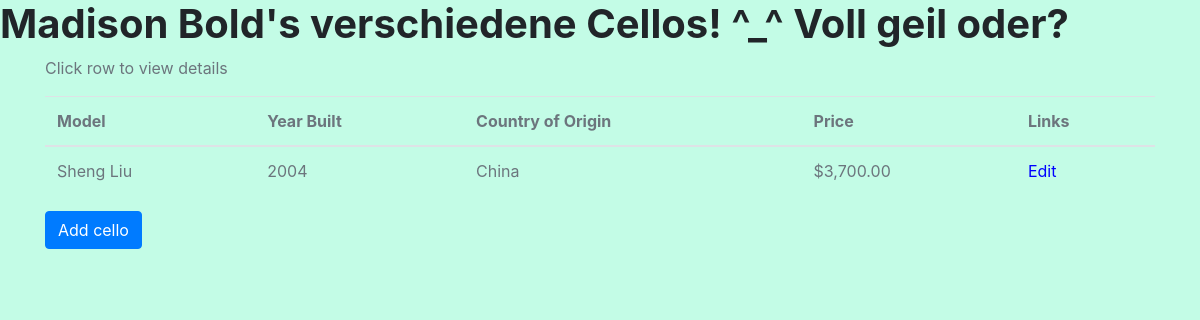
The app's page /item/2/, older data.
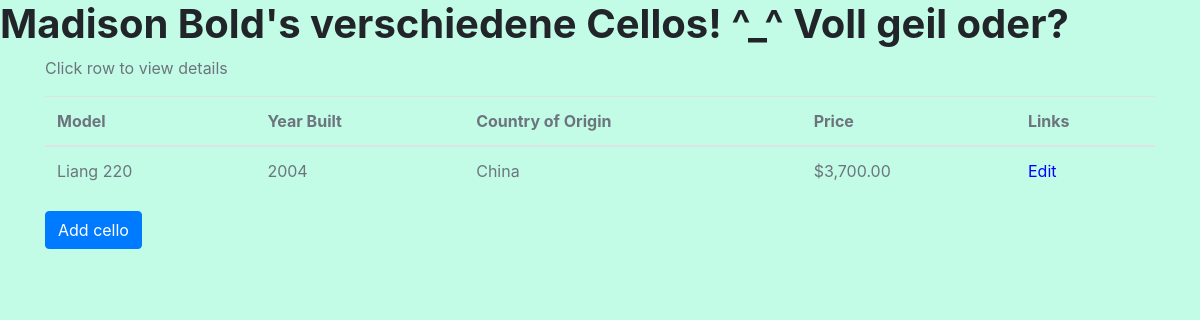
The same page, newer data.
### database_setup.py (models this page shows, shortened)
class Item(Base):
    __tablename__ = 'items'
    id = Column(Integer, primary_key=True)
    model = Column(String(80), nullable=False)
    description = Column(String(250))
    price = Column(String(10))
    year = Column(String(10))
    country = Column(String(80))
    classification = Column(String(80))
    user = relationship(User)
    user_id = Column(Integer, ForeignKey('users.id'))
    time_created = Column(DateTime(timezone=True), server_default=func.now())
    time_updated = Column(DateTime(timezone=True), onupdate=func.now())

### app.py (the view)
@app.route('/item/<int:item_id>/')
def celloitems(item_id):
    items = session.query(Item).filter_by(id=item_id).all()
    return render_template('celloitems.html', items=items, item_id=item_id)

### templates/celloitems.html
{% extends "main.html" %}
{% block content %}
<div class="album text-muted">
    <div class="container">
        <p>Click row to view details</p>
        <table class="table table-hover">
            <thead>
                <tr>
                    <th>Model</th>
                    <th>Year Built</th>
                    <th>Country of Origin</th>
                    <th>Price</th>
                    <th>Links</th>
                </tr>
            </thead>
            <tbody>
                {% for item in items %}
                <tr>
                    <td class="align-middle">{{ item.model }}</td>
                    <td class="align-middle">{{ item.year }}</td>
                    <td class="align-middle">{{ item.country }}</td>
                    <td class="align-middle">{{ item.price }}</td>
                    <td><a href="{{url_for('editcello', item_id = item.id)}}">Edit</a></td>
                </tr>
                {% endfor %}
            </tbody>
        </table>
        <button type="button" class="btn btn-primary">Add cello</button>
    </div>
</div>
{% endblock %}

Row changes from the older to the newer data that the page shows:
removed Item: model "Sheng Liu", year "2004", country "China", price "$3,700.00"
added Item: model "Liang 220", year "2004", country "China", price "$3,700.00"
